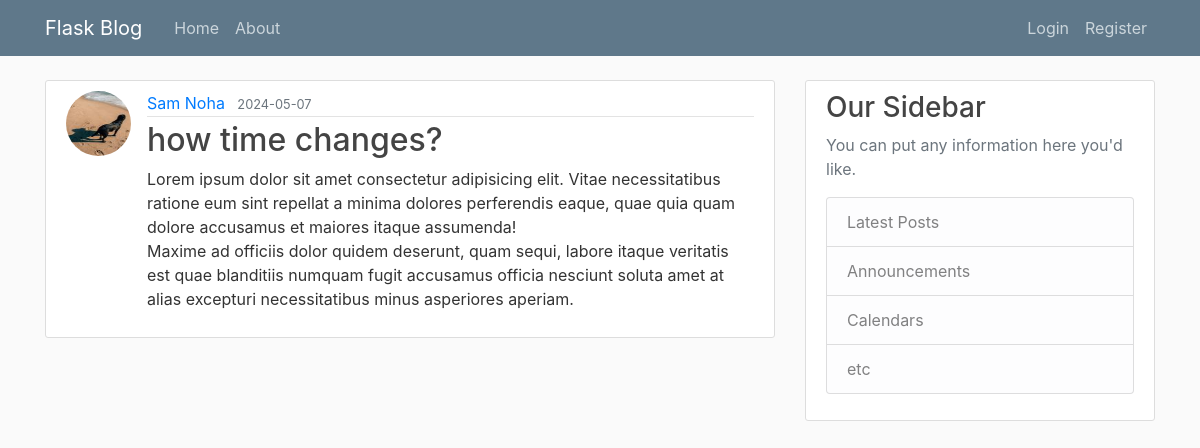
The app's page /post/22 with its own data.
### flaskblog/models.py (models this page shows, shortened)
class User(db.Model, UserMixin):
  id = db.Column(db.Integer, primary_key=True)
  username = db.Column(db.String(20), unique=True, nullable=False)
  email = db.Column(db.String(120), unique=True, nullable=False)
  image_file = db.Column(db.String(20), nullable=False, default='default.jpg')
  password = db.Column(db.String(60), nullable=False)
  posts = db.relationship('Post', backref='author', lazy=True)

class Post(db.Model):
  id = db.Column(db.Integer, primary_key=True)
  title = db.Column(db.String(100), unique=True, nullable=False)
  date_posted = db.Column(db.DateTime, nullable=False, default=datetime.now)
  content = db.Column(db.Text, nullable=False)
  user_id = db.Column(db.Integer, db.ForeignKey('user.id'), nullable=False)

### flaskblog/posts/routes.py (the view)
@posts.route('/post/<int:post_id>')
def post(post_id):
  post = Post.query.get_or_404(post_id)
  return render_template('post.html',title=post.title, post=post)

### flaskblog/templates/post.html (shortened to what this page needs)
{% extends "layout.html" %}
{% block content %}
  <article class="media content-section d-flex">
      <div>
          <img src="{{ url_for('static', filename='profile_pics/' + post.author.image_file) }}" alt=""
              class="rounded-circle article-img">
      </div>
      <div class="media-body w-100">
          <div class="article-metadata">
              <a class="mr-2" href="{{url_for('users.user_posts',username=post.author.username)}}">{{ post.author.username }}</a>
              <small class="text-muted">{{ post.date_posted.strftime('%Y-%m-%d') }}</small>
          </div>
          <h2 class="article-title">{{ post.title }}</a></h2>
          <p class="article-content">{{ post.content }}</p>
      </div>
  </article>
{% endblock content %}

### flaskblog/static/main.css (style rules this page uses)
body { background: #fafafa; color: #333333; margin-top: 5rem; }
h1, h2, h3, h4, h5, h6 { color: #444444; }
.content-section { background: #ffffff; padding: 10px 20px; border: 1px solid #dddddd; border-radius: 3px; margin-bottom: 20px; }
.article-title { color: #444444; }
.article-content { white-space: pre-line; }
.article-img { height: 65px; width: 65px; margin-right: 16px; }
.article-metadata { padding-bottom: 1px; margin-bottom: 4px; border-bottom: 1px solid #e3e3e3 }

### records on screen
User: image_file (picture), author.username "Sam Noha"
Post: date_posted "2024-05-07", title "how time changes?", content "Lorem ipsum dolor sit amet consectetur adipisicing elit. Vitae necessitatibus ratione eum sint repellat a minima dolores perferendis eaque, quae quia quam dolore accusamus et maiores itaque assumenda! Maxime ad officiis dolor quidem deserunt, quam sequi, labore itaque veritatis est quae blanditiis numquam fugit accusamus officia nesciunt soluta amet at alias excepturi necessitatibus minus asperiores aperiam."
